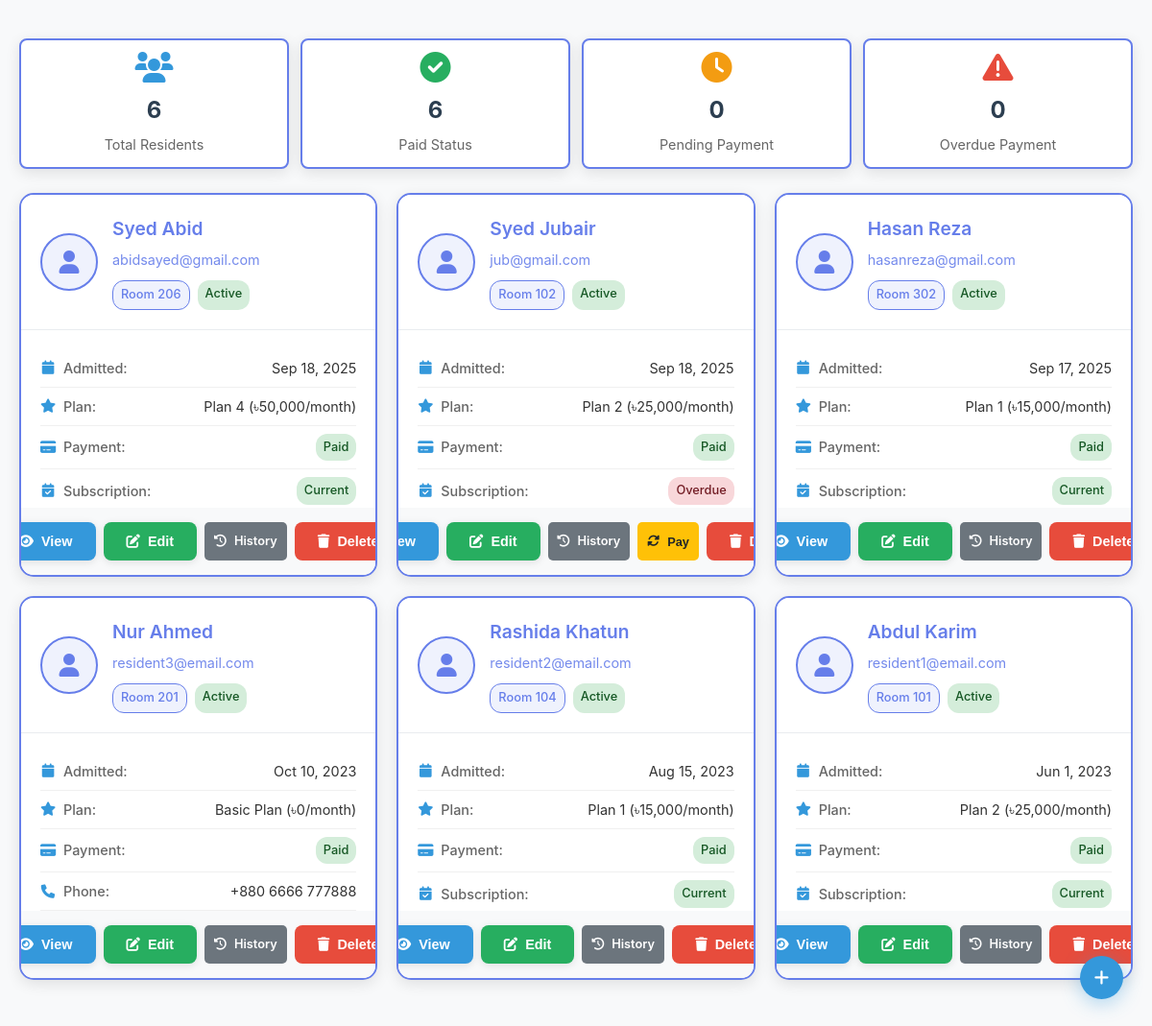
Page /admin/residents.php (signed in) on the committed database.
### tables this page shows
CREATE TABLE `residents` (
  `id` int(11) NOT NULL,
  `user_id` int(11) DEFAULT NULL,
  `room_number` varchar(10) DEFAULT NULL,
  `plan_id` int(11) DEFAULT NULL,
  `admission_date` date DEFAULT NULL,
  `medical_conditions` text DEFAULT NULL,
  `allergies` text DEFAULT NULL,
  `family_contact_info` text DEFAULT NULL,
  `payment_status` enum('Paid','Pending','Overdue') DEFAULT 'Pending',
  `last_payment_date` date DEFAULT NULL,
  `next_payment_due` date DEFAULT NULL,
  `health_score` int(11) DEFAULT 70,
  `mental_health_score` int(11) DEFAULT 70,
  `laundry_usage_current_month` int(11) DEFAULT 0,
  `cleaning_usage_current_month` int(11) DEFAULT 0,
  `created_at` timestamp NOT NULL DEFAULT current_timestamp(),
  `updated_at` timestamp NOT NULL DEFAULT current_timestamp() ON UPDATE current_timestamp()
);

CREATE TABLE `users` (
  `id` int(11) NOT NULL,
  `username` varchar(50) NOT NULL,
  `email` varchar(100) NOT NULL,
  `password` varchar(255) NOT NULL,
  `role_id` int(11) DEFAULT NULL,
  `first_name` varchar(50) NOT NULL,
  `last_name` varchar(50) NOT NULL,
  `phone` varchar(20) DEFAULT NULL,
  `address` text DEFAULT NULL,
  `date_of_birth` date DEFAULT NULL,
  `gender` enum('Male','Female','Other') DEFAULT NULL,
  `emergency_contact_name` varchar(100) DEFAULT NULL,
  `emergency_contact_phone` varchar(20) DEFAULT NULL,
  `family_contact_info` text DEFAULT NULL,
  `profile_image` varchar(255) DEFAULT NULL,
  `is_active` tinyint(1) DEFAULT 1,
  `created_at` timestamp NOT NULL DEFAULT current_timestamp(),
  `updated_at` timestamp NOT NULL DEFAULT current_timestamp() ON UPDATE current_timestamp()
);

CREATE TABLE `payment_plans` (
  `id` int(11) NOT NULL,
  `plan_name` varchar(50) NOT NULL,
  `monthly_fee` decimal(10,2) DEFAULT 0.00,
  `yearly_fee` decimal(10,2) DEFAULT 0.00,
  `laundry_limit` int(11) DEFAULT 0,
  `cleaning_limit` int(11) DEFAULT 0,
  `description` text DEFAULT NULL,
  `created_at` timestamp NOT NULL DEFAULT current_timestamp()
);

### admin/residents.php (the view, shortened to what this page needs)
<?php
$database = new Database();
$db = $database->getConnection();
$page = intval($_GET['page'] ?? 1);
$per_page = 15;
$offset = ($page - 1) * $per_page;
$residents_query = "SELECT r.id, r.user_id, r.room_number, r.plan_id, r.admission_date, r.medical_conditions,
                           r.allergies, r.family_contact_info, r.payment_status, r.last_payment_date, r.next_payment_due,
                           u.first_name, u.last_name, u.username, u.email, u.phone, u.date_of_birth, u.gender,
                           u.address, u.emergency_contact_name, u.emergency_contact_phone, u.is_active,
                           pp.plan_name, pp.monthly_fee,
                           rh.renewal_due_date, rh.grace_period_end, rh.subscription_end_date,
                           CASE
                               WHEN u.is_active = 1 THEN 'Active'
                               ELSE 'Inactive'
                           END as activity_status,
                           CASE
                               WHEN pp.monthly_fee = 0 THEN 'basic'
                               WHEN rh.renewal_due_date IS NULL THEN 'no_subscription'
                               WHEN CURDATE() <= rh.subscription_end_date THEN 'current'
                               WHEN CURDATE() > rh.subscription_end_date AND CURDATE() <= rh.grace_period_end THEN 'renewal_due'
                               WHEN CURDATE() > rh.grace_period_end THEN 'overdue'
                               ELSE 'current'
                           END as subscription_status
                    FROM residents r
                    JOIN users u ON r.user_id = u.id
                    LEFT JOIN payment_plans pp ON r.plan_id = pp.id
                    LEFT JOIN (
                        SELECT resident_id, renewal_due_date, grace_period_end, subscription_end_date, is_active
                        FROM resident_revenue_history
                        WHERE is_active = 1
                        ORDER BY created_at DESC
                    ) rh ON r.id = rh.resident_id
                    ORDER BY r.admission_date DESC
                    LIMIT :limit OFFSET :offset";
$residents_stmt = $db->prepare($residents_query);
$residents_stmt->bindValue(':limit', $per_page, PDO::PARAM_INT);
$residents_stmt->bindValue(':offset', $offset, PDO::PARAM_INT);
$residents_stmt->execute();
$residents = $residents_stmt->fetchAll(PDO::FETCH_ASSOC);
$stats_query = "SELECT
                    COUNT(*) as total_residents,
                    COUNT(CASE WHEN payment_status = 'Paid' THEN 1 END) as paid_residents,
                    COUNT(CASE WHEN payment_status = 'Pending' THEN 1 END) as pending_residents,
                    COUNT(CASE WHEN payment_status = 'Overdue' THEN 1 END) as overdue_residents
                FROM residents";
$stats_stmt = $db->prepare($stats_query);
$stats_stmt->execute();
$stats = $stats_stmt->fetch(PDO::FETCH_ASSOC);
?>
<!DOCTYPE html>
<html lang="en">
<head>
    <link rel="stylesheet" href="../assets/css/style.css">
    <link rel="stylesheet" href="../assets/css/auth.css">
    <link href="https://cdnjs.cloudflare.com/ajax/libs/font-awesome/6.0.0/css/all.min.css" rel="stylesheet">
</head>
<body>
    <div class="stats-grid">
        <div class="stat-card">
            <i class="fas fa-users"></i>
            <div class="stat-number"><?php echo $stats['total_residents']; ?></div>
            <div class="stat-label">Total Residents</div>
        </div>
        <div class="stat-card success">
            <i class="fas fa-check-circle"></i>
            <div class="stat-number"><?php echo $stats['paid_residents']; ?></div>
            <div class="stat-label">Paid Status</div>
        </div>
        <div class="stat-card warning">
            <i class="fas fa-clock"></i>
            <div class="stat-number"><?php echo $stats['pending_residents']; ?></div>
            <div class="stat-label">Pending Payment</div>
        </div>
        <div class="stat-card danger">
            <i class="fas fa-exclamation-triangle"></i>
            <div class="stat-number"><?php echo $stats['overdue_residents']; ?></div>
            <div class="stat-label">Overdue Payment</div>
        </div>
    </div>
    <div class="residents-grid">
        <?php if (!empty($residents)): ?>
            <?php foreach ($residents as $resident): ?>
                <div class="resident-card">
                    <div class="resident-header">
                        <div class="resident-avatar">
                            <i class="fas fa-user"></i>
                        </div>
                        <div class="resident-basic">
                            <h3><?php echo htmlspecialchars($resident['first_name'] . ' ' . $resident['last_name']); ?></h3>
                            <p class="resident-email"><?php echo htmlspecialchars($resident['email']); ?></p>
                            <div class="resident-badges">
                                <span class="room-badge">Room <?php echo htmlspecialchars($resident['room_number']); ?></span>
                                <span class="status-badge <?php echo $resident['is_active'] ? 'status-paid' : 'status-overdue'; ?>">
                                    <?php echo $resident['activity_status']; ?>
                                </span>
                            </div>
                        </div>
                    </div>
                    <div class="resident-details">
                        <div class="detail-row">
                            <span class="detail-label"><i class="fas fa-calendar"></i> Admitted:</span>
                            <span><?php echo date('M j, Y', strtotime($resident['admission_date'])); ?></span>
                        </div>
                        <div class="detail-row">
                            <span class="detail-label"><i class="fas fa-star"></i> Plan:</span>
                            <span><?php echo htmlspecialchars($resident['plan_name']); ?> (৳<?php echo number_format($resident['monthly_fee']); ?>/month)</span>
                        </div>
                        <div class="detail-row">
                            <span class="detail-label"><i class="fas fa-credit-card"></i> Payment:</span>
                            <span class="status-badge status-<?php echo strtolower($resident['payment_status']); ?>">
                                <?php echo $resident['payment_status']; ?>
                            </span>
                        </div>
                        <?php if ($resident['monthly_fee'] > 0): ?>
                        <div class="detail-row">
                            <span class="detail-label"><i class="fas fa-calendar-check"></i> Subscription:</span>
                            <span class="status-badge status-<?php echo $resident['subscription_status'] ?? 'basic'; ?>">
                                <?php
                                switch($resident['subscription_status'] ?? 'basic') {
                                    case 'current': echo 'Current'; break;
                                    case 'overdue': echo 'Overdue'; break;
                                }
                                ?>
                            </span>
                        </div>
                        <?php endif; ?>
                        <?php if ($resident['phone']): ?>
                        <div class="detail-row">
                            <span class="detail-label"><i class="fas fa-phone"></i> Phone:</span>
                            <span><?php echo htmlspecialchars($resident['phone']); ?></span>
                        </div>
                        <?php endif; ?>
                    </div>
                    <div class="resident-actions">
                        <button onclick="viewResident(<?php echo $resident['id']; ?>)" class="btn btn-primary btn-sm" title="View Details">
                            <i class="fas fa-eye"></i> View
                        </button>
                        <button onclick="editResident(<?php echo $resident['id']; ?>)" class="btn btn-success btn-sm" title="Edit">
                            <i class="fas fa-edit"></i> Edit
                        </button>
                        <a href="payment_history.php?resident_id=<?php echo $resident['id']; ?>" class="btn btn-secondary btn-sm" title="Payment History">
                            <i class="fas fa-history"></i> History
                        </a>
                        <?php if ($resident['monthly_fee'] > 0 && (in_array($resident['subscription_status'], ['renewal_due', 'overdue', 'no_subscription']) || $resident['subscription_status'] === null)): ?>
                        <button onclick="renewSubscription(<?php echo $resident['id']; ?>, '<?php echo htmlspecialchars($resident['first_name'] . ' ' . $resident['last_name']); ?>')" class="btn btn-warning btn-sm" title="Renew Subscription">
                            <i class="fas fa-sync-alt"></i> Pay
                        </button>
                        <?php endif; ?>
                        <button onclick="deleteResident(<?php echo $resident['id']; ?>, '<?php echo htmlspecialchars($resident['first_name'] . ' ' . $resident['last_name']); ?>')" class="btn btn-danger btn-sm" title="Delete">
                            <i class="fas fa-trash"></i> Delete
                        </button>
                    </div>
                </div>
            <?php endforeach; ?>
        <?php endif; ?>
    </div>
    <button class="floating-add-btn" onclick="openAddModal()" title="Add New Resident">
        <i class="fas fa-plus"></i>
    </button>
</body>
</html>

### assets/css/style.css (style rules this page uses)
* { margin: 0; padding: 0; box-sizing: border-box; }
body { font-family: 'Segoe UI', Tahoma, Geneva, Verdana, sans-serif; line-height: 1.6; color: #333; background-color: #f8f9fa; }
.btn { padding: 15px 30px; border-radius: 30px; text-decoration: none; font-weight: 600; transition: all 0.3s; border: none; cursor: pointer; display: inline-block; text-align: center; }
.btn-primary { background: #fff; color: #2c5aa0; }
.btn-secondary { background: transparent; color: white; border: 2px solid white; }

### assets/css/auth.css (style rules this page uses)
.stats-grid { display: grid; grid-template-columns: repeat(auto-fit, minmax(200px, 1fr)); gap: 20px; margin-bottom: 30px; }
.stat-card { background: white; padding: 25px; border-radius: 10px; box-shadow: 0 2px 10px rgba(0,0,0,0.1); text-align: center; border-left: 4px solid #2c5aa0; }
.stat-card.warning { border-left-color: #ffc107; }
.stat-card.success { border-left-color: #28a745; }
.stat-card.danger { border-left-color: #dc3545; }
.stat-card i { font-size: 2.5rem; color: #2c5aa0; margin-bottom: 15px; }
.stat-card.warning i { color: #ffc107; }
.stat-card.success i { color: #28a745; }
.stat-card.danger i { color: #dc3545; }
.stat-number { font-size: 2rem; font-weight: bold; color: #333; margin-bottom: 5px; }
.stat-label { color: #666; font-size: 0.9rem; }

### rows in the picture
residents: user.last_name "Syed Abid", user.email "abidsayed@gmail.com", room_number "206", activity_status "Active", admission_date "Sep 18, 2025", plan.plan_name "Plan 4", plan.monthly_fee "50,000", payment_status "Paid", shows "Current"
residents: user.last_name "Syed Jubair", user.email "jub@gmail.com", room_number "102", activity_status "Active", admission_date "Sep 18, 2025", plan.plan_name "Plan 2", plan.monthly_fee "25,000", payment_status "Paid", shows "Overdue"
residents: user.last_name "Hasan Reza", user.email "hasanreza@gmail.com", room_number "302", activity_status "Active", admission_date "Sep 17, 2025", plan.plan_name "Plan 1", plan.monthly_fee "15,000", payment_status "Paid", shows "Current"
residents: user.last_name "Nur Ahmed", user.email "resident3@email.com", room_number "201", activity_status "Active", admission_date "Oct 10, 2023", plan.plan_name "Basic Plan", plan.monthly_fee "0", payment_status "Paid", user.phone "+880 6666 777888"
residents: user.last_name "Rashida Khatun", user.email "resident2@email.com", room_number "104", activity_status "Active", admission_date "Aug 15, 2023", plan.plan_name "Plan 1", plan.monthly_fee "15,000", payment_status "Paid", shows "Current"
residents: user.last_name "Abdul Karim", user.email "resident1@email.com", room_number "101", activity_status "Active", admission_date "Jun 1, 2023", plan.plan_name "Plan 2", plan.monthly_fee "25,000", payment_status "Paid", shows "Current"

### other values in the picture
$stats['total_residents'] "6"
$stats['paid_residents'] "6"
$stats['pending_residents'] "0"
$stats['overdue_residents'] "0"
